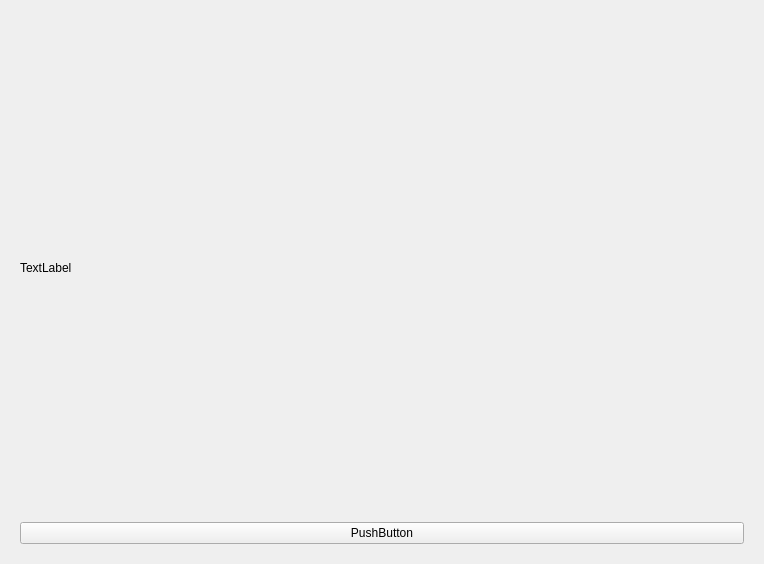
<?xml version="1.0" encoding="UTF-8"?>
<ui version="4.0">
 <class>Test</class>
 <widget class="QWidget" name="Test">
  <property name="geometry">
   <rect>
    <x>0</x>
    <y>0</y>
    <width>764</width>
    <height>564</height>
   </rect>
  </property>
  <property name="windowTitle">
   <string>Form</string>
  </property>
  <layout class="QVBoxLayout" name="verticalLayout">
   <item>
    <widget class="QStackedWidget" name="stackedWidget">
     <widget class="QWidget" name="page">
      <layout class="QVBoxLayout" name="verticalLayout_2">
       <item>
        <widget class="QLabel" name="label">
         <property name="text">
          <string>TextLabel</string>
         </property>
        </widget>
       </item>
       <item>
        <widget class="QPushButton" name="pushButton">
         <property name="text">
          <string>PushButton</string>
         </property>
        </widget>
       </item>
      </layout>
     </widget>
    </widget>
   </item>
  </layout>
 </widget>
 <resources/>
 <connections/>
</ui>
